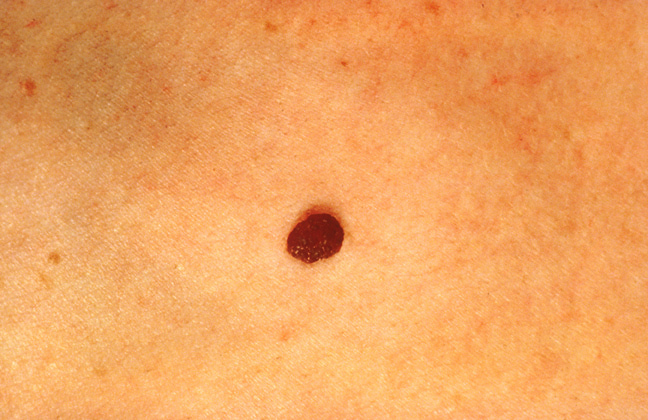
#> input picture Final Class Test/mole.jpg, 648 x 420 px
$ jupyter execute --allow-errors 'Final Exam - Boundary Detection.ipynb'
#> lines starting #> are read from the running program, lines starting #| are printed output that depends on the picture; after the words box and inside, x2 and y2 are one past the last pixel; in counts of white or black regions, pixels touching at a corner belong together
#> further down, moleImage is the input picture: shape (420, 648, 3); mean R, G, B 239.9, 163.7, 95.9
+ Author: Ciarán O'Brien
+ Lecture: Jane Courtney
+ Submitted: 13/12/18
+ This code is in response to CA Class Test: Boundary Detection

[cell 1]
# Boiler plate imports
import os
import numpy as np
import cv2
from matplotlib import pyplot as plt
import easygui
import imutils
import math
import operator

# Setup

Import all the necessary boiler plate code; import statements, header text.
Obtain important data; Flesh detection in different colour spaces. As the assignment was regrading skin colours, I needed to research what
colour space and thresholding parameters were necessary here. For this, I took the given image of the skin mole, and used a colour picker tool,
like Photoshop's colour picker tool, in order to obtain the RGB colours of the skin. I took 10 sample across the image and took an average of
these values.
Once I had the RGB vales, I used colorizer.org in order to obtain the HSV values for my chosen skin colour. The algorithm these values were used
in will be discussed below, along with the code used afterwards.

# Requirements:

- Convert the image to an appropriate colour space;
- Enhance the image to maximise the contrast between the mole and the skin;
- Create a binary mask of the mole from the image using thresholding or edge detection;
- Use morphology to clean up this mask;
- Extract the contours in the binary image;
- Sort the contours by area to find the largest;
- Draw this contour on the original image as a thick red line;

# Method:

My method included 3 steps:

1. Masking
2. Morphological operation
3. FindContours

## 1. Masking:

As mentioned in my setup, I knew that I was dealing with skin colours, so decided to make use of the HSV colour space. Using the values researched
form above,  min_HSV = [20, 70, 0] and max_HSV = [120, 200, 255], I was able to create a binary mask by using the inRange() fnx.
The inRange() fnx take two parameters, the min and max values for your colour threshold. When we pass in the HSV image, the fnx filters out any
other colours outside the parameter ranges, and returns a binary mask of the chosen range.This mask was returned from the getHSVMask fxn().
I did look at trying to use the YCrCb range, as that has proven useful in research for skin thresholding. However, the results I obtained from HSV
masking we satisfactory. Further work on the mask is shown below.

## 2. Morphological operation:

The resulting mask from getHSVMask() fnx needed some cleaning up. For this, I made use of OpenCV's morphological operations. These operations
alter the structure of a binary image, in our case a binary mask. I made use of two operations, closing and opening, with kernel sizes of (7,7)
and (3,3) respectively.
Closing is a Dilation followed by an Erosion operation. Here missing holes in the mask, as per the result of getHSVMask(), are filled in relative
to the background, black.
Opening an erosion followed by a dilation operation. Here background noise is removed relative to the kernel neighbours. The method implemented
in the background here is when at least one kernel neighbour has a value of 1, then the pixel element being compared as the central pixel of the
kernel, is set to a value of 1.

## 3. FindContours :

The final step in my method concluded with finding the contours of the binary mask, and using a contour to draw a red line around the found mole.
Firstly I made use of OpenCV's findContour() fnx with three parameters, the binary mask, the contour retrieval mode, and the contour approximation
method.
The Binary mask has been defined as per the previous two steps in my method.
The contour retrieval mode is defined by a set of 5 modes as per OpenCV RetrievalModes documentation. I chose to use the RETR_LIST mode as it
simply retrieves all the available contours and can be easily accessed just like a regular list. This will be useful, as I am required to sort
the contours too.
The contour approximation mode is defined by a set of 5 modes as per OpenCV ContourApproximationModes documentation. I chose to use the
CHAIN_APPROX_SIMPLE mode as it attempts to filter out false positive contours by compressing horizontal, vertical, and diagonal segments and
leaves only their end points. However CHAIN_APPROX_NONE, which simply returns all contours found, returns the same number of contours, so either
mode works.

As the contours are returned as a list, I can easily perform the required task of sorting them according to area size. I did this through the use
of python's sorted fnx, which takes the list, the sorting key, and order as parameter.
The lists has been defined as the contours lits earlier
The sorting key, I use the area of the contours themselves, using cv2.contourArea.
The order, I set the reversOrder to True, so simply the first element in the list is the largest contours, therefore the contour of the mole.

# Testing:

## Error checking:
Error checking occurs when we try to convert an image into HSV. As we can only safely say if an image has 2/3 channels, I built the error
checking based around that. If the user selects a 2 channle input, an error will be raised.

## Image Testing:
Of the two images provided, my current method unfortunately works with one of the images. This is due to the fine tunig required for the
getMorphologyMask() fnx. Hower, I have added an extra image found online that works with my method.

[cell 2]
# Converting the Colour image into the HSV range
# The HSV range is more usefull than RGB, as it allows for capturing colours of diffrent Brightness and Saturation
def getHSVImage(colourImage):
    try:
        if(len(colourImage.shape) == 2):
            raise Exception("Potential Gray Image passed. Not allowed!")
        elif(len(colourImage.shape) == 3):
            return cv2.cvtColor(colourImage.copy(), cv2.COLOR_BGR2HSV)
#> returned value: shape (420, 648, 3); mean H, S, V 105.9, 153.9, 239.9
        else:
            raise Exception("Unsupported Image")
    except Exception as error:
        print("An error has occured\n",error)

[cell 3]
def getHSVMask(HSVimage):
    min_HSV = np.array([20, 70, 0], dtype=np.uint8)
    max_HSV = np.array([120, 190, 255], dtype=np.uint8)
    skinMask = cv2.inRange(HSVimage, min_HSV, max_HSV)
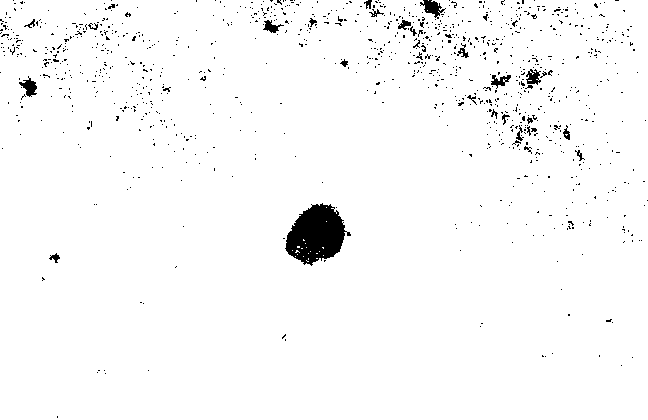
#> skinMask: shape (420, 648); 97.5% white; 1044 black regions (1016 under 20 px), largest, box (x1, y1, x2, y2) and area: (285, 203, 351, 266) 2569, (420, 0, 446, 19) 225, (19, 76, 37, 97) 185
    return skinMask

[cell 4]
def getYCrCbMask(image):
    converted = cv2.cvtColor(image, cv2.COLOR_BGR2YCrCb)
    min_YCrCb = np.array([0,133,77],dtype=np.uint8)
    max_YCrCb = np.array([255,173,127],dtype=np.uint8)
    skinMask = cv2.inRange(converted, min_YCrCb, max_YCrCb)
    skinMask[skinMask < 128] = 0
    skinMask[skinMask >= 128] = 1
    return skinMask

[cell 5]
def getMorphologyMask(hsvMask):
    kernel = cv2.getStructuringElement(cv2.MORPH_ELLIPSE, (7, 7))
    mask = cv2.morphologyEx(hsvMask, cv2.MORPH_CLOSE, kernel)
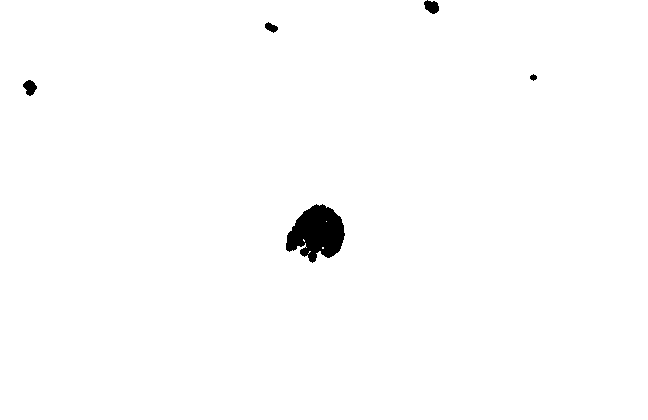
#> mask: shape (420, 648); 99% white; 5 black regions, box (x1, y1, x2, y2) and area: (286, 204, 345, 263) 2275, (424, 0, 439, 14) 148, (23, 80, 37, 96) 145, (265, 22, 278, 33) 85, (530, 74, 537, 81) 33
    kernel = cv2.getStructuringElement(cv2.MORPH_ELLIPSE, (5, 5))
    mask = cv2.morphologyEx(hsvMask, cv2.MORPH_OPEN, kernel, iterations=2)
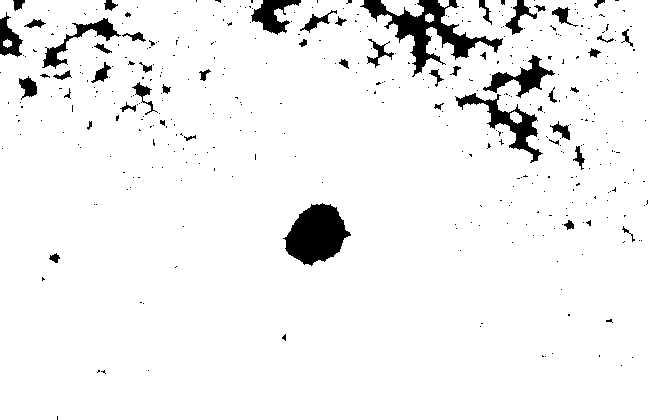
#> mask: shape (420, 648); 94.6% white; 407 black regions (356 under 20 px)
    return mask

[cell 6]
# Finding contours for the thresholded image
def getDrawContourImage(morphMask,originalImage):
    copy = originalImage.copy()
    contours, _ = cv2.findContours(morphMask, cv2.RETR_LIST, cv2.CHAIN_APPROX_SIMPLE)
#> contours = 446 contours, 389 with area under 20; largest, box (x1, y1, x2, y2) and area: (0, 0, 648, 420) 264916, (282, 202, 352, 267) 2799, (455, 92, 544, 164) 1675, (482, 54, 556, 99) 1080, (41, 17, 122, 70) 974
    cntsSorted = sorted(contours, key=lambda x: cv2.contourArea(x))
#> cntsSorted has the same summary as contours
    cnt = sorted(contours, key=cv2.contourArea, reverse=True)
#> cnt has the same summary as contours
    cv2.drawContours(copy,cnt[1],-1,(255,0,0),6)
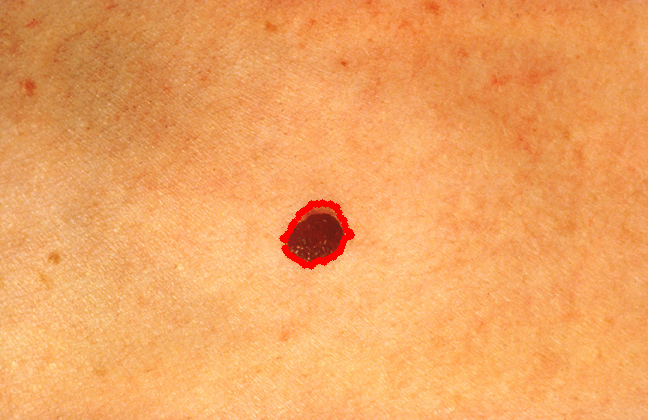
#> copy: shape (420, 648, 3); 0.48% of pixels changed, all inside (x1, y1, x2, y2) = (279, 199, 355, 270)
    if(cnt[1][0][0][0] > 200):
        foundLargeContour = True
    else:foundLargeContour = False
    return copy,foundLargeContour

[cell 7]
# Inform the user if they should get the mole looked at or not
def plotInformation(foundMole):
    if foundMole:
        return "Better get that checked out !"
    else:
        return "Sure looks grand !"

[cell 8]
moleImage = plt.imread("mole.jpg")
#> (the rest of this cell did not finish here and is left out)

[cell 9]
hsvImage = getHSVImage(moleImage)
hsvMask = getHSVMask(hsvImage)
morphMask = getMorphologyMask(hsvMask)
drawnImage,foundMole = getDrawContourImage(morphMask,moleImage)
#> foundMole = True
plt.suptitle(plotInformation(foundMole))
plt.imshow(drawnImage)
plt.show()

[cell 10]
import unittest

class TestNotebook(unittest.TestCase):

    def test_nonGrayImageReturned(self):
        grayColourImage = cv2.cvtColor(moleImage,cv2.COLOR_BGR2GRAY)
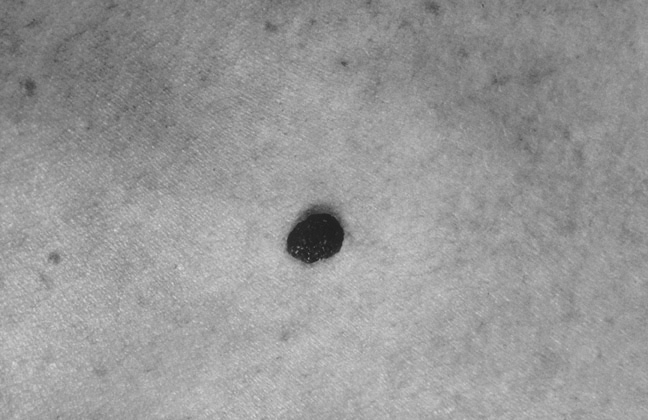
#> grayColourImage: shape (420, 648); min 28, max 221, mean 152.1
        try:
            getHSVImage(grayColourImage)
        except Exception:
            pass

unittest.main(argv=[''], verbosity=2, exit=False)
